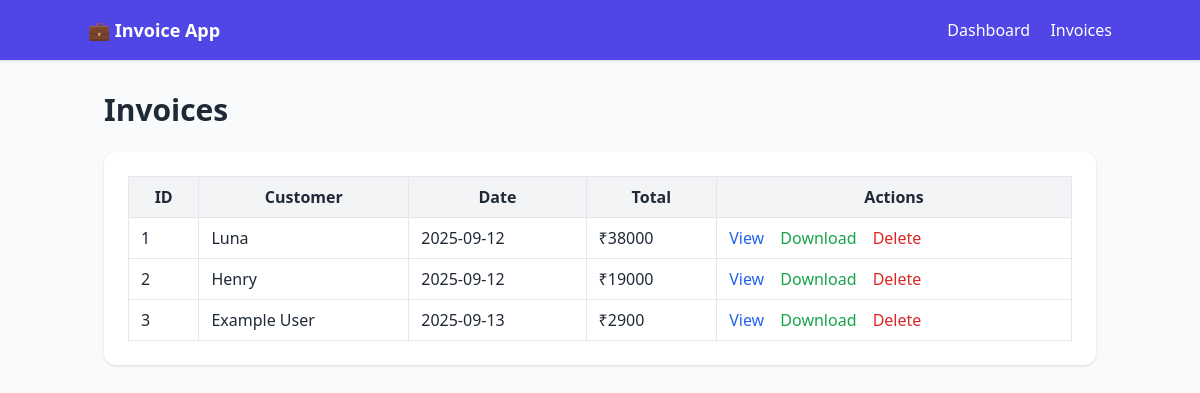
Screenshot of /invoice with the database file from the repository.
### app.py (models this page shows)
class BaseModel(Model):
    class Meta:
        database = db

class Invoice(BaseModel):
    customer = ForeignKeyField(Customer, backref="invoices", on_delete="CASCADE")
    date = DateField()
    total = DecimalField(decimal_places=2, default=0)

class Customer(BaseModel):
    name = CharField()
    email = CharField(unique=True)
    address = CharField()

### app.py (the view)
@app.route("/invoice")
def invoice_page():
    invoices = Invoice.select()
    return render_template("invoice.html", invoices=invoices)

### templates/invoice.html
{% extends "base.html" %}
{% block content %}
<h1 class="text-3xl font-bold mb-6">Invoices</h1>
<div class="bg-white p-6 rounded-xl shadow">
  <table class="w-full border-collapse">
    <thead class="bg-gray-100">
      <tr>
        <th class="border px-3 py-2">ID</th>
        <th class="border px-3 py-2">Customer</th>
        <th class="border px-3 py-2">Date</th>
        <th class="border px-3 py-2">Total</th>
        <th class="border px-3 py-2">Actions</th>
      </tr>
    </thead>
    <tbody>
      {% for invoice in invoices %}
      <tr class="hover:bg-gray-50">
        <td class="border px-3 py-2">{{ invoice.id }}</td>
        <td class="border px-3 py-2">{{ invoice.customer.name }}</td>
        <td class="border px-3 py-2">{{ invoice.date }}</td>
        <td class="border px-3 py-2">₹{{ invoice.total }}</td>
        <td class="border px-3 py-2 space-x-3">
          <a href="{{ url_for('invoice_view', id=invoice.id) }}" class="text-blue-600 hover:underline">View</a>
          <a href="{{ url_for('invoice_pdf', id=invoice.id) }}" class="text-green-600 hover:underline">Download</a>
          <a href="{{ url_for('delete_invoice', id=invoice.id) }}" class="text-red-600 hover:underline">Delete</a>
        </td>
      </tr>
      {% endfor %}
    </tbody>
  </table>
</div>
{% endblock %}

### rows the page displays
Invoice: id "1", customer.name "Luna", date "2025-09-12", total "38000"
Invoice: id "2", customer.name "Henry", date "2025-09-12", total "19000"
Invoice: id "3", customer.name "Example User", date "2025-09-13", total "2900"
